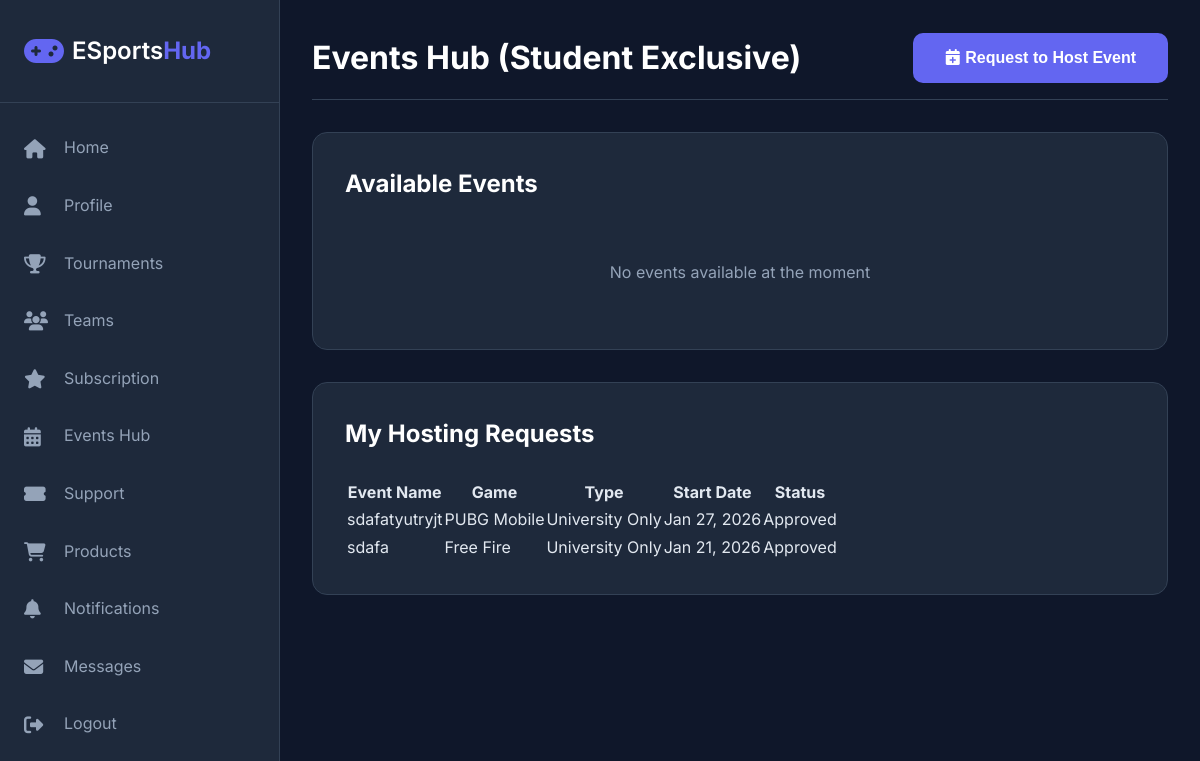
The page /user/events.php (signed in) on the database its author committed.
### tables this page shows
CREATE TABLE `hosting_requests` (
  `request_id` int(11) NOT NULL,
  `user_id` int(11) NOT NULL,
  `event_name` varchar(255) NOT NULL,
  `game_category` varchar(100) NOT NULL,
  `event_type` enum('University Only','Open For All') NOT NULL,
  `hosting_university_id` int(11) DEFAULT NULL,
  `expected_participants` int(11) DEFAULT NULL,
  `prize_pool` decimal(12,2) DEFAULT NULL,
  `description` text DEFAULT NULL,
  `rules` text DEFAULT NULL,
  `start_date` date NOT NULL,
  `end_date` date NOT NULL,
  `status` enum('Pending','Approved','Rejected','Modified') DEFAULT 'Pending',
  `admin_notes` text DEFAULT NULL,
  `requested_at` timestamp NOT NULL DEFAULT current_timestamp(),
  `reviewed_at` timestamp NULL DEFAULT NULL,
  `reviewed_by` int(11) DEFAULT NULL
);

### config/database.php (called while the page is built, shortened)
<?php
function executeQuery($conn, $sql) {
    $result = $conn->query($sql);
    return $result;
}
function getAllRows($conn, $sql) {
    $result = executeQuery($conn, $sql);
    $data = [];
    if ($result && $result->num_rows > 0) {
        while ($row = $result->fetch_assoc()) {
            $data[] = $row;
        }
    }
    return $data;
}
?>

### user/events.php (the view, shortened to what this page needs)
<?php
require_once '../config/database.php';
$conn = getConnection();
$user_id = $_SESSION['user_id'];
$sql = "SELECT e.*, u.full_name as host_name, uni.university_name
        FROM events e
        LEFT JOIN users u ON e.host_id = u.user_id
        LEFT JOIN universities uni ON e.hosting_university_id = uni.university_id
        WHERE e.status IN ('Upcoming', 'Running')
        ORDER BY e.start_date ASC";
$events = getAllRows($conn, $sql);
$sql = "SELECT * FROM hosting_requests WHERE user_id = $user_id ORDER BY requested_at DESC";
$hosting_requests = getAllRows($conn, $sql);
?>
<!DOCTYPE html>
<html lang="en">
<head>
    <link rel="stylesheet" href="../assets/css/style.css">
    <link rel="stylesheet" href="../assets/css/dashboard.css">
    <link rel="stylesheet" href="../assets/css/modal.css">
    <link rel="stylesheet" href="https://cdnjs.cloudflare.com/ajax/libs/font-awesome/6.4.0/css/all.min.css">
</head>
<body class="dashboard-body">
    <div class="dashboard-container">
        <?php include 'includes/sidebar.php'; ?>
        <main class="main-content">
            <div class="top-bar">
                <h1>Events Hub (Student Exclusive)</h1>
                <button class="btn btn-primary" onclick="openHostingModal()">
                    <i class="fas fa-calendar-plus"></i> Request to Host Event
                </button>
            </div>
            <div class="dashboard-content">
                <div class="section">
                    <h2>Available Events</h2>
                    <?php if (empty($events)): ?>
                    <p class="empty-state">No events available at the moment</p>
                    <?php endif; ?>
                </div>
                <div class="section">
                    <h2>My Hosting Requests</h2>
                    <?php if (empty($hosting_requests)): ?>
                    <p class="empty-state">You haven't requested to host any events yet</p>
                    <?php else: ?>
                    <div class="table-responsive">
                        <table class="data-table">
                            <thead>
                                <tr>
                                    <th>Event Name</th>
                                    <th>Game</th>
                                    <th>Type</th>
                                    <th>Start Date</th>
                                    <th>Status</th>
                                </tr>
                            </thead>
                            <tbody>
                                <?php foreach ($hosting_requests as $request): ?>
                                <tr>
                                    <td><?php echo htmlspecialchars($request['event_name']); ?></td>
                                    <td><?php echo htmlspecialchars($request['game_category']); ?></td>
                                    <td><?php echo htmlspecialchars($request['event_type']); ?></td>
                                    <td><?php echo date('M d, Y', strtotime($request['start_date'])); ?></td>
                                    <td><span class="badge-status"><?php echo htmlspecialchars($request['status']); ?></span></td>
                                </tr>
                                <?php endforeach; ?>
                            </tbody>
                        </table>
                    </div>
                    <?php endif; ?>
                </div>
            </div>
        </main>
    </div>
</body>
</html>

### assets/css/style.css (style rules this page uses)
* { margin: 0; padding: 0; box-sizing: border-box; }
:root { --primary-color: #6366f1; --primary-dark: #4f46e5; --secondary-color: #8b5cf6; --accent-color: #ec4899; --bg-color: #0f172a; --bg-light: #1e293b; --text-color: #e2e8f0; --text-muted: #94a3b8; --white: #ffffff; --success: #10b981; --warning: #f59e0b; --danger: #ef4444; --border-color: #334155; --shadow: 0 10px 30px rgba(0, 0, 0, 0.3); --shadow-lg: 0 20px 60px rgba(0, 0, 0, 0.4); }
body { font-family: 'Inter', -apple-system, BlinkMacSystemFont, 'Segoe UI', Roboto, sans-serif; background: linear-gradient(135deg, #0f172a 0%, #1e293b 100%); color: var(--text-color); line-height: 1.6; overflow-x: hidden; }
.btn { padding: 1rem 2rem; border-radius: 10px; font-weight: 600; font-size: 1rem; cursor: pointer; transition: all 0.3s ease; border: none; text-decoration: none; display: inline-block; }
.btn-primary { background: var(--primary-color); color: var(--white); }

### assets/css/dashboard.css (style rules this page uses)
.dashboard-body { background: var(--bg-color); min-height: 100vh; }
.dashboard-container { display: flex; min-height: 100vh; }
.main-content { margin-left: 280px; flex: 1; padding: 2rem; width: calc(100% - 280px); }
.top-bar { display: flex; justify-content: space-between; align-items: center; margin-bottom: 2rem; padding-bottom: 1rem; border-bottom: 1px solid var(--border-color); }
.top-bar h1 { font-size: 2rem; color: var(--white); }
.dashboard-content { display: flex; flex-direction: column; gap: 2rem; }
.section { background: var(--bg-light); border: 1px solid var(--border-color); border-radius: 15px; padding: 2rem; }
.section h2 { font-size: 1.5rem; margin-bottom: 1.5rem; color: var(--white); }
.empty-state { text-align: center; color: var(--text-muted); padding: 2rem; }

### rows shown on the page
hosting_requests: event_name "sdafatyutryjt", game_category "PUBG Mobile", event_type "University Only", start_date "Jan 27, 2026", status "Approved"
hosting_requests: event_name "sdafa", game_category "Free Fire", event_type "University Only", start_date "Jan 21, 2026", status "Approved"
